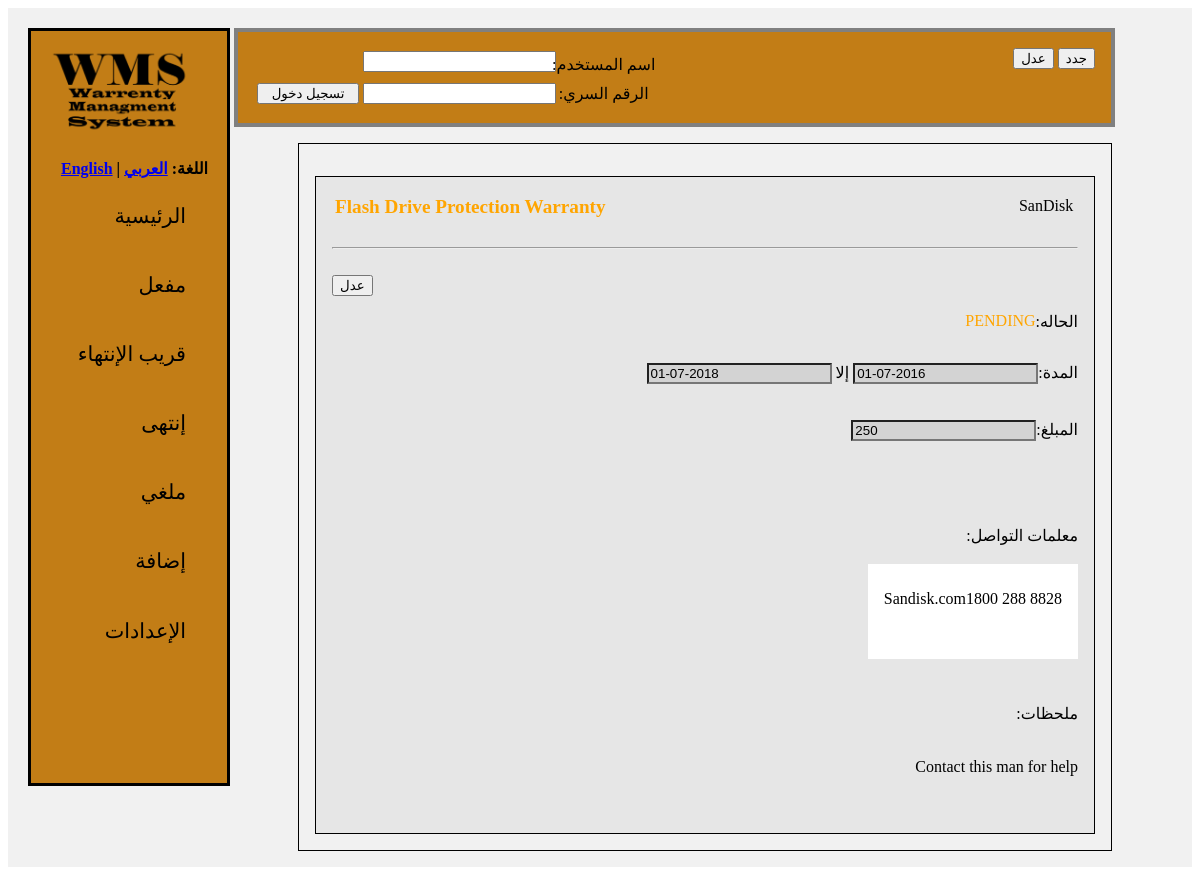
Page /ar/search.php?warranty_id=1 on the earlier database version.
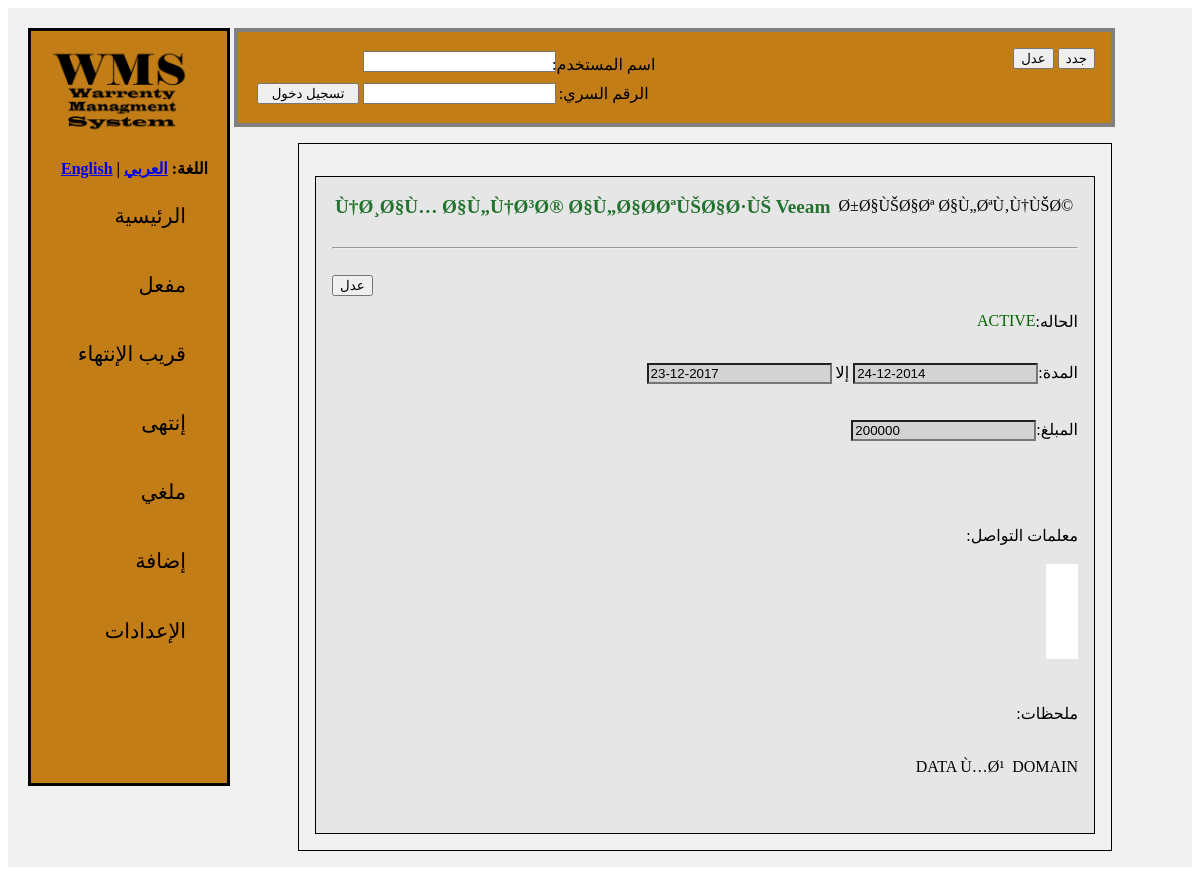
Same page on the later database version.
### tables this page shows
CREATE TABLE `warranty_entries` (
  `id` int(11) NOT NULL,
  `warranty_id` int(11) NOT NULL,
  `product_name` varchar(255) NOT NULL,
  `company_name` varchar(255) NOT NULL,
  `status` varchar(20) NOT NULL DEFAULT 'active',
  `pending_notes` varchar(3000) NOT NULL,
  `price` varchar(50) NOT NULL,
  `contact_info` varchar(1000) NOT NULL,
  `notes` varchar(3000) NOT NULL,
  `files` varchar(1000) NOT NULL,
  `start_date` date NOT NULL,
  `end_date` date NOT NULL,
  `created_by` varchar(50) NOT NULL DEFAULT 'Unspecified',
  `creation_date` date NOT NULL
);

### ar/constants.php (called while the page is built, shortened)
<?php
function get_preferences() {
	return parse_ini_file("preferences.ini");
}
?>

### ar/search_functions.php (called while the page is built, shortened)
<?php
function search_warranties($id, $warranty_id, $product_name, $company_name, $status, $pending_notes, $price, $contact_info, $notes, $date_range, $created_by) {
	include_once 'mysql_connect.php';
	include_once 'constants.php';
	$link = connectDatabase();
	$prefs = get_preferences();
	$search_fields = "";
	$single_search = " end_date IN (SELECT MAX(end_date) FROM ".$prefs['mysql_table_warranties']." GROUP BY warranty_id)";
	if($id != "") {
		$search_fields .= " id = '".bhp($link, $id)."'";
		$single_search = "";
	} else if($warranty_id != "") {
		$search_fields .= " warranty_id = '".bhp($link, $warranty_id)."'";
		$single_search = "";
	}
	$and = "AND";
	if($search_fields == "" || $single_search == "")
		$and = "";
	$query = "SELECT * FROM ".$prefs['mysql_table_warranties']." WHERE ".$single_search." ".$and." ".$search_fields." ORDER BY end_date DESC";
	$result_set = db_query($link, "Anonymous", $query);
	return $result_set;
}
function date_in_range($start_date, $end_date, $date_input)
{
  $start_ts = strtotime($start_date);
  $end_ts = strtotime($end_date);
  $user_ts = strtotime($date_input);
  return (($user_ts >= $start_ts) && ($user_ts <= $end_ts));
}
?>

### ar/mysql_connect.php (called while the page is built, shortened)
<?php
	function bhp($link, $dat) {
		return mysqli_escape_string($link, bbhp($dat));
	}
	function bbhp($dat) {
		return addslashes(stripslashes($dat));
	}
	function connectDatabase() {
		include_once "constants.php";
		$prefs = get_preferences();
		return mysqli_connect($prefs['mysql_host'], $prefs['mysql_username'], $prefs['mysql_password'], $prefs['mysql_database']);
	}
	function db_query($link, $username, $query) {
		$result = mysqli_query($link, $query);
		return $result;
	}
?>

### ar/search.php (the view, shortened to what the changed rows need)
<?php
	include_once 'mysql_connect.php';
?>
<!DOCTYPE html>
<html>
	<head>
	</head>
	<body>
		<div class="wrapper">
			<?php
				include_once 'header.php';
				include_once 'required_imports.php';
			?>
			<form method="POST">
				<div class="control_menu">
					<?php
						include_once 'login.php';
					?>
				</div>
				<div class="body_content">
					<?php
						if(isset($_GET['warranty_id']))
						{
							include_once 'mysql_connect.php';
							include_once 'search_functions.php';
							include_once 'constants.php';
							$prefs = get_preferences();
							$id = "";
							$warranty_id = bbhp($_GET['warranty_id']);
							$product_name = "";
							$company_name = "";
							$status = "!canceled";
							$pending_notes = "";
							$price = "";
							$contact_info = "";
							$notes = "";
							$date_range = "";
							$created_by = "";
							$result = search_warranties($id, $warranty_id, $product_name, $company_name, $status, $pending_notes, $price, $contact_info, $notes, $date_range, $created_by);
							while($row = mysqli_fetch_array($result))
								$result_array[] = $row;
							$i = 0;
							while($i < count($result_array)) {
								$row = $result_array[$i];
								$i ++;
								$current_time = strtotime("today");
								$title_css = "";
								if($row['status'] == 'canceled') {
									$title_css = "canceled";
								} else if($row['status'] == 'expired') {
									$title_css = "expired";
								} else if($row['status'] == 'pending') {
									$title_css = "pending";
								} else if(date_in_range($current_time, date("Y-m-d", strtotime("+90 day", $current_time)), $row['end_date'])) {
									$title_css = "near_expired";
								} else {
									$title_css = "active";
								}
								echo '
								<div class="entry">
									<div class="content">
										<div class="header">
											<text class="title"> <a href="search.php?warranty_id='.$row['warranty_id'].'" class="'.$title_css.'">'.$row['product_name'].'</a></text>
											<text class="date">'.$row['company_name'].'</text>
										</div><br/><hr/><br/>
										<input type="button" onClick="location.href=\'edit_warranty.php?id='.$row['id'].'\'")" value="عدل" />
										<div class="details"><br/>
											<p style="float: right;"><text style="float: right">:الحاله </text>
												<text class="'.$title_css.'">'.strtoupper($title_css).'</text>
											</p><br/><br/>
											<p style="float: right;"><text style="float: right">:المدة </text> <input style="background: lightgray;" type="text" name="end_date" id="end_date" value="'.date($prefs['date_format'], strtotime($row['end_date'])).'"readonly/> إلا <input style="background: lightgray;" type="text" name="start_date" id="start_date" value="'.date($prefs['date_format'], strtotime($row['start_date'])).'"readonly/></p><br/>
											<br/><br/><br/><p style="float: right;"><text style="float: right">:المبلغ </text> <input style="background: lightgray;" type="text" name="price" value="'.$row['price'].'"></input></p><br/>
											<br/><br/><br/>
											<p style="float: right;"><div id="pending_notes"><p>Pending Notes:</p> <text name="pending_notes" class="pending_notes">'.$row['pending_notes'].'</text></div></p><br/>
											<p style="float: right;"><div id="contact_info"><p style="float: right;">:معلمات التواصل</p> <br/><br/><br/><text name="contact_info" class="contact_info">'.$row['contact_info'].'</text></div></p><br/>
											<br/><br/><br/><br/><br/>
											<p style="float: right;"><div class="notes"><p style="float: right;">:ملحظات</p><br/><br/><br/><text name="notes" id="notes" class="notes">'.$row['notes'].'</text></div></p><br/>
										';
										echo '
										</div>
										</div>
								</div>
								';
							}
						}
					?>
				</div>
			</form>
		</div>
	</body>
</html>

Differences in the rows shown:
removed warranty_entries: product_name "Flash Drive Protection Warranty", company_name "SanDisk", status "PENDING", end_date "01-07-2018", start_date "01-07-2016", price "250", contact_info "Sandisk.com1800 288 8828", notes "Contact this man for help"
added warranty_entries: product_name "Ù†Ø¸Ø§Ù… Ø§Ù„Ù†Ø³Ø® Ø§Ù„Ø§Ø­ØªÙŠØ§Ø·ÙŠ Veeam", company_name "Ø±Ø§ÙŠØ§Øª Ø§Ù„ØªÙ‚Ù†ÙŠØ©", end_date "ACTIVE", end_date "23-12-2017", start_date "24-12-2014", price "200000", notes "DATA Ù…Ø¹ DOMAIN"
